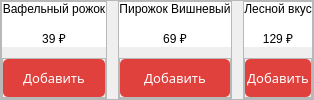
                             <widget class="QFrame" name="frame_42">
                              <property name="frameShape">
                               <enum>QFrame::StyledPanel</enum>
                              </property>
                              <property name="frameShadow">
                               <enum>QFrame::Raised</enum>
                              </property>
                              <layout class="QHBoxLayout" name="horizontalLayout_19">
                               <property name="spacing">
                                <number>11</number>
                               </property>
                               <property name="leftMargin">
                                <number>0</number>
                               </property>
                               <property name="topMargin">
                                <number>0</number>
                               </property>
                               <property name="rightMargin">
                                <number>0</number>
                               </property>
                               <property name="bottomMargin">
                                <number>0</number>
                               </property>
                               <item>
                                <widget class="QFrame" name="frame_69">
                                 <property name="frameShape">
                                  <enum>QFrame::StyledPanel</enum>
                                 </property>
                                 <property name="frameShadow">
                                  <enum>QFrame::Raised</enum>
                                 </property>
                                 <layout class="QVBoxLayout" name="verticalLayout_81">
                                  <property name="spacing">
                                   <number>11</number>
                                  </property>
                                  <property name="leftMargin">
                                   <number>0</number>
                                  </property>
                                  <property name="topMargin">
                                   <number>0</number>
                                  </property>
                                  <property name="rightMargin">
                                   <number>0</number>
                                  </property>
                                  <property name="bottomMargin">
                                   <number>0</number>
                                  </property>
                                  <item>
                                   <widget class="QFrame" name="frame_70">
                                    <property name="styleSheet">
                                     <string notr="true">background-color: rgb(255, 255, 255);
border-radius: 20px;</string>
                                    </property>
                                    <property name="frameShape">
                                     <enum>QFrame::StyledPanel</enum>
                                    </property>
                                    <property name="frameShadow">
                                     <enum>QFrame::Raised</enum>
                                    </property>
                                    <layout class="QVBoxLayout" name="verticalLayout_82">
                                     <property name="spacing">
                                      <number>0</number>
                                     </property>
                                     <property name="leftMargin">
                                      <number>0</number>
                                     </property>
                                     <property name="topMargin">
                                      <number>0</number>
                                     </property>
                                     <property name="rightMargin">
                                      <number>0</number>
                                     </property>
                                     <property name="bottomMargin">
                                      <number>0</number>
                                     </property>
                                     <item>
                                      <widget class="QLabel" name="label_26">
                                       <property name="styleSheet">
                                        <string notr="true">font: 57 11pt &quot;Montserrat Medium&quot;;border-radius: 10px;</string>
                                       </property>
                                       <property name="text">
                                        <string>Вафельный рожок</string>
                                       </property>
                                       <property name="alignment">
                                        <set>Qt::AlignCenter</set>
                                       </property>
                                      </widget>
                                     </item>
                                     <item>
                                      <widget class="QLabel" name="label_8">
                                       <property name="maximumSize">
                                        <size>
                                         <width>200</width>
                                         <height>210</height>
                                        </size>
                                       </property>
                                       <property name="styleSheet">
                                        <string notr="true">background-color: rgb(255, 255, 255);</string>
                                       </property>
                                       <property name="text">
                                        <string/>
                                       </property>
                                       <property name="pixmap">
                                        <pixmap resource="../icon_and_logo_qrc/shop.qrc">:/newPrefix/img/deser_5.png</pixmap>
                                       </property>
                                       <property name="scaledContents">
                                        <bool>true</bool>
                                       </property>
                                       <property name="alignment">
                                        <set>Qt::AlignCenter</set>
                                       </property>
                                      </widget>
                                     </item>
                                     <item>
                                      <widget class="QLabel" name="label_14">
                                       <property name="styleSheet">
                                        <string notr="true">font: 57 12pt &quot;Montserrat Medium&quot;;border-radius: 10px;</string>
                                       </property>
                                       <property name="text">
                                        <string>39 ₽</string>
                                       </property>
                                       <property name="alignment">
                                        <set>Qt::AlignCenter</set>
                                       </property>
                                      </widget>
                                     </item>
                                    </layout>
                                   </widget>
                                  </item>
                                  <item>
                                   <widget class="QFrame" name="frame_71">
                                    <property name="maximumSize">
                                     <size>
                                      <width>16777215</width>
                                      <height>40</height>
                                     </size>
                                    </property>
                                    <property name="frameShape">
                                     <enum>QFrame::StyledPanel</enum>
                                    </property>
                                    <property name="frameShadow">
                                     <enum>QFrame::Raised</enum>
                                    </property>
                                    <layout class="QVBoxLayout" name="verticalLayout_83">
                                     <property name="spacing">
                                      <number>0</number>
                                     </property>
                                     <property name="leftMargin">
                                      <number>0</number>
                                     </property>
                                     <property name="topMargin">
                                      <number>0</number>
                                     </property>
                                     <property name="rightMargin">
                                      <number>0</number>
                                     </property>
                                     <property name="bottomMargin">
                                      <number>0</number>
                                     </property>
                                     <item>
                                      <widget class="QPushButton" name="btn_apdate__admin_14">
                                       <property name="maximumSize">
                                        <size>
                                         <width>200</width>
                                         <height>50</height>
                                        </size>
                                       </property>
                                       <property name="font">
                                        <font>
                                         <family>Montserrat Medium</family>
                                         <pointsize>10</pointsize>
                                         <weight>7</weight>
                                         <italic>false</italic>
                                         <bold>false</bold>
                                        </font>
                                       </property>
                                       <property name="styleSheet">
                                        <string notr="true">QPushButton{
background-color: rgb(224, 65, 61);
color: #fff;
border-radius: 5px;
font: 57 10pt &quot;Montserrat Medium&quot;;
}

QPushButton:hover{
background-color: rgb(204, 5, 0);
}</string>
                                       </property>
                                       <property name="text">
                                        <string>Добавить</string>
                                       </property>
                                      </widget>
                                     </item>
                                    </layout>
                                   </widget>
                                  </item>
                                 </layout>
                                </widget>
                               </item>
                               <item>
                                <widget class="QFrame" name="frame_72">
                                 <property name="frameShape">
                                  <enum>QFrame::StyledPanel</enum>
                                 </property>
                                 <property name="frameShadow">
                                  <enum>QFrame::Raised</enum>
                                 </property>
                                 <layout class="QVBoxLayout" name="verticalLayout_84">
                                  <property name="spacing">
                                   <number>11</number>
                                  </property>
                                  <property name="leftMargin">
                                   <number>0</number>
                                  </property>
                                  <property name="topMargin">
                                   <number>0</number>
                                  </property>
                                  <property name="rightMargin">
                                   <number>0</number>
                                  </property>
                                  <property name="bottomMargin">
                                   <number>0</number>
                                  </property>
                                  <item>
                                   <widget class="QFrame" name="frame_73">
                                    <property name="styleSheet">
                                     <string notr="true">background-color: rgb(255, 255, 255);
border-radius: 20px;</string>
                                    </property>
                                    <property name="frameShape">
                                     <enum>QFrame::StyledPanel</enum>
                                    </property>
                                    <property name="frameShadow">
                                     <enum>QFrame::Raised</enum>
                                    </property>
                                    <layout class="QVBoxLayout" name="verticalLayout_85">
                                     <property name="spacing">
                                      <number>0</number>
                                     </property>
                                     <property name="leftMargin">
                                      <number>0</number>
                                     </property>
                                     <property name="topMargin">
                                      <number>0</number>
                                     </property>
                                     <property name="rightMargin">
                                      <number>0</number>
                                     </property>
                                     <property name="bottomMargin">
                                      <number>0</number>
                                     </property>
                                     <item>
                                      <widget class="QLabel" name="label_27">
                                       <property name="styleSheet">
                                        <string notr="true">font: 57 11pt &quot;Montserrat Medium&quot;;border-radius: 10px;</string>
                                       </property>
                                       <property name="text">
                                        <string>Пирожок Вишневый</string>
                                       </property>
                                       <property name="alignment">
                                        <set>Qt::AlignCenter</set>
                                       </property>
                                      </widget>
                                     </item>
                                     <item>
                                      <widget class="QLabel" name="label_9">
                                       <property name="maximumSize">
                                        <size>
                                         <width>200</width>
                                         <height>210</height>
                                        </size>
                                       </property>
                                       <property name="styleSheet">
                                        <string notr="true">background-color: rgb(255, 255, 255);</string>
                                       </property>
                                       <property name="text">
                                        <string/>
                                       </property>
                                       <property name="pixmap">
                                        <pixmap resource="../icon_and_logo_qrc/shop.qrc">:/newPrefix/img/deser_4.png</pixmap>
                                       </property>
                                       <property name="scaledContents">
                                        <bool>true</bool>
                                       </property>
                                       <property name="alignment">
                                        <set>Qt::AlignCenter</set>
                                       </property>
                                      </widget>
                                     </item>
                                     <item>
                                      <widget class="QLabel" name="label_15">
                                       <property name="styleSheet">
                                        <string notr="true">font: 57 12pt &quot;Montserrat Medium&quot;;border-radius: 10px;</string>
                                       </property>
                                       <property name="text">
                                        <string>69 ₽</string>
                                       </property>
                                       <property name="alignment">
                                        <set>Qt::AlignCenter</set>
                                       </property>
                                      </widget>
                                     </item>
                                    </layout>
                                   </widget>
                                  </item>
                                  <item>
                                   <widget class="QFrame" name="frame_74">
                                    <property name="maximumSize">
                                     <size>
                                      <width>16777215</width>
                                      <height>40</height>
                                     </size>
                                    </property>
                                    <property name="frameShape">
                                     <enum>QFrame::StyledPanel</enum>
                                    </property>
                                    <property name="frameShadow">
                                     <enum>QFrame::Raised</enum>
                                    </property>
                                    <layout class="QVBoxLayout" name="verticalLayout_86">
                                     <property name="spacing">
                                      <number>0</number>
                                     </property>
                                     <property name="leftMargin">
                                      <number>0</number>
                                     </property>
                                     <property name="topMargin">
                                      <number>0</number>
                                     </property>
                                     <property name="rightMargin">
                                      <number>0</number>
                                     </property>
                                     <property name="bottomMargin">
                                      <number>0</number>
                                     </property>
                                     <item>
                                      <widget class="QPushButton" name="btn_apdate__admin_15">
                                       <property name="maximumSize">
                                        <size>
                                         <width>200</width>
                                         <height>50</height>
                                        </size>
                                       </property>
                                       <property name="font">
                                        <font>
                                         <family>Montserrat Medium</family>
                                         <pointsize>10</pointsize>
                                         <weight>7</weight>
                                         <italic>false</italic>
                                         <bold>false</bold>
                                        </font>
                                       </property>
                                       <property name="styleSheet">
                                        <string notr="true">QPushButton{
background-color: rgb(224, 65, 61);
color: #fff;
border-radius: 5px;
font: 57 10pt &quot;Montserrat Medium&quot;;
}

QPushButton:hover{
background-color: rgb(204, 5, 0);
}</string>
                                       </property>
                                       <property name="text">
                                        <string>Добавить</string>
                                       </property>
                                      </widget>
                                     </item>
                                    </layout>
                                   </widget>
                                  </item>
                                 </layout>
                                </widget>
                               </item>
                               <item>
                                <widget class="QFrame" name="frame_75">
                                 <property name="frameShape">
                                  <enum>QFrame::StyledPanel</enum>
                                 </property>
                                 <property name="frameShadow">
                                  <enum>QFrame::Raised</enum>
                                 </property>
                                 <layout class="QVBoxLayout" name="verticalLayout_87">
                                  <property name="spacing">
                                   <number>11</number>
                                  </property>
                                  <property name="leftMargin">
                                   <number>0</number>
                                  </property>
                                  <property name="topMargin">
                                   <number>0</number>
                                  </property>
                                  <property name="rightMargin">
                                   <number>0</number>
                                  </property>
                                  <property name="bottomMargin">
                                   <number>0</number>
                                  </property>
                                  <item>
                                   <widget class="QFrame" name="frame_76">
                                    <property name="styleSheet">
                                     <string notr="true">background-color: rgb(255, 255, 255);
border-radius: 20px;</string>
                                    </property>
                                    <property name="frameShape">
                                     <enum>QFrame::StyledPanel</enum>
                                    </property>
                                    <property name="frameShadow">
                                     <enum>QFrame::Raised</enum>
                                    </property>
                                    <layout class="QVBoxLayout" name="verticalLayout_88">
                                     <property name="spacing">
                                      <number>0</number>
                                     </property>
                                     <property name="leftMargin">
                                      <number>0</number>
                                     </property>
                                     <property name="topMargin">
                                      <number>0</number>
                                     </property>
                                     <property name="rightMargin">
                                      <number>0</number>
                                     </property>
                                     <property name="bottomMargin">
                                      <number>0</number>
                                     </property>
                                     <item>
                                      <widget class="QLabel" name="label_28">
                                       <property name="styleSheet">
                                        <string notr="true">font: 57 11pt &quot;Montserrat Medium&quot;;border-radius: 10px;</string>
                                       </property>
                                       <property name="text">
                                        <string>Лесной вкус</string>
                                       </property>
                                       <property name="alignment">
                                        <set>Qt::AlignCenter</set>
                                       </property>
                                      </widget>
                                     </item>
                                     <item>
                                      <widget class="QLabel" name="label_10">
                                       <property name="maximumSize">
                                        <size>
                                         <width>200</width>
                                         <height>210</height>
                                        </size>
                                       </property>
                                       <property name="styleSheet">
                                        <string notr="true">background-color: rgb(255, 255, 255);</string>
                                       </property>
                                       <property name="text">
                                        <string/>
                                       </property>
                                       <property name="pixmap">
                                        <pixmap resource="../icon_and_logo_qrc/shop.qrc">:/newPrefix/img/deser_6.png</pixmap>
                                       </property>
                                       <property name="scaledContents">
                                        <bool>true</bool>
                                       </property>
                                       <property name="alignment">
                                        <set>Qt::AlignCenter</set>
                                       </property>
                                      </widget>
                                     </item>
                                     <item>
                                      <widget class="QLabel" name="label_16">
                                       <property name="styleSheet">
                                        <string notr="true">font: 57 12pt &quot;Montserrat Medium&quot;;border-radius: 10px;</string>
                                       </property>
                                       <property name="text">
                                        <string>129 ₽</string>
                                       </property>
                                       <property name="alignment">
                                        <set>Qt::AlignCenter</set>
                                       </property>
                                      </widget>
                                     </item>
                                    </layout>
                                   </widget>
                                  </item>
                                  <item>
                                   <widget class="QFrame" name="frame_77">
                                    <property name="maximumSize">
                                     <size>
                                      <width>16777215</width>
                                      <height>40</height>
                                     </size>
                                    </property>
                                    <property name="frameShape">
                                     <enum>QFrame::StyledPanel</enum>
                                    </property>
                                    <property name="frameShadow">
                                     <enum>QFrame::Raised</enum>
                                    </property>
                                    <layout class="QVBoxLayout" name="verticalLayout_89">
                                     <property name="spacing">
                                      <number>0</number>
                                     </property>
                                     <property name="leftMargin">
                                      <number>0</number>
                                     </property>
                                     <property name="topMargin">
                                      <number>0</number>
                                     </property>
                                     <property name="rightMargin">
                                      <number>0</number>
                                     </property>
                                     <property name="bottomMargin">
                                      <number>0</number>
                                     </property>
                                     <item>
                                      <widget class="QPushButton" name="btn_apdate__admin_16">
                                       <property name="maximumSize">
                                        <size>
                                         <width>200</width>
                                         <height>50</height>
                                        </size>
                                       </property>
                                       <property name="font">
                                        <font>
                                         <family>Montserrat Medium</family>
                                         <pointsize>10</pointsize>
                                         <weight>7</weight>
                                         <italic>false</italic>
                                         <bold>false</bold>
                                        </font>
                                       </property>
                                       <property name="styleSheet">
                                        <string notr="true">QPushButton{
background-color: rgb(224, 65, 61);
color: #fff;
border-radius: 5px;
font: 57 10pt &quot;Montserrat Medium&quot;;
}

QPushButton:hover{
background-color: rgb(204, 5, 0);
}</string>
                                       </property>
                                       <property name="text">
                                        <string>Добавить</string>
                                       </property>
                                      </widget>
                                     </item>
                                    </layout>
                                   </widget>
                                  </item>
                                 </layout>
                                </widget>
                               </item>
                              </layout>
                             </widget>
